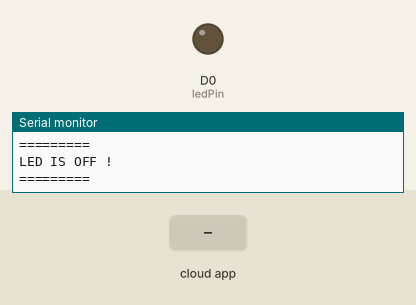
Simulated run of this sketch. Board: ESP8266 (NodeMCU). Shown: output pins drawn as LEDs (lit = HIGH), the last lines printed to the serial monitor. The inputs (shaded band) are chosen by the test bench. WiFi joins after 1.5 s; servers stay silent unless stated; the Firebase database answers and starts empty.

Above: at 2.7 s.
2.8 s: the phone or cloud app sets LED to 1
At 4.0 s:
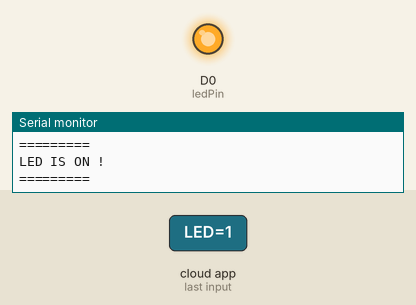
4.3 s: the phone or cloud app sets LED to 0
At 5.4 s:
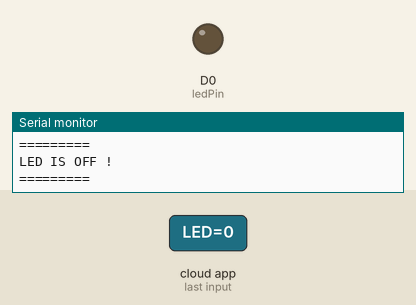
Timing chart, 0 to 7.3 s (numbered marks = the images above; inputs shaded):
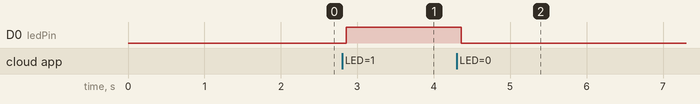

The sketch:

sketch_nov20a.ino
```cpp
#include <FirebaseESP8266.h>
#include <ESP8266WiFi.h>

#define WIFI_SSID "" // YOU SSID
#define WIFI_PASSWORD "" // YOU PASSWORD

#define FIREBASE_HOST "" // YOU HOST KEY
#define FIREBASE_KEY "" // YOU FIREBASE KEY

#define ledPin D0

void setup() {
    pinMode(ledPin, OUTPUT);
    Serial.begin(9600);
    Serial.println(WiFi.localIP());
    WiFi.begin(WIFI_SSID, WIFI_PASSWORD);
    Serial.print("connecting");
    while (WiFi.status() != WL_CONNECTED) {
        Serial.print(".");
        delay(500);
    }
    Serial.println();
    Serial.print("connected: ");
    Serial.println(WiFi.localIP());

    Firebase.begin(FIREBASE_HOST, FIREBASE_KEY);
}

void loop() {
    FirebaseData FB_DATA;

    Serial.println("=========");
    if(Firebase.getString(FB_DATA, "/Bed Room/LED")) {
      if (FB_DATA.stringData() == "1"){
        Serial.println("LED IS ON !");
        digitalWrite(ledPin, HIGH);
      } else {
        Serial.println("LED IS OFF !");
        digitalWrite(ledPin, LOW);
      }
    }
}
```

Measured:
- after the input at 2.8 s, D0 (ledPin): LOW → HIGH after 0.06 s
- after the input at 4.3 s, D0 (ledPin): HIGH → LOW after 0.06 s
